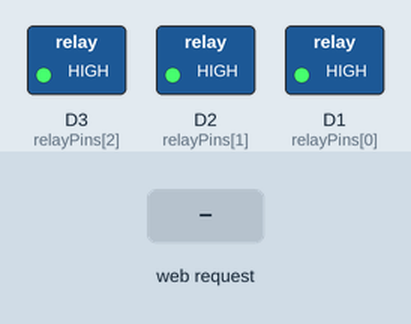
Bench run of a sketch on a simulated ESP8266 (NodeMCU). Shown: switched loads named in the sketch (green lamp = pin HIGH). Inputs (shaded band) come from the test bench. WiFi joins after 1.5 s; servers stay silent unless stated.

Above: at 2.7 s.
2.8 s: HTTP request GET /toggle1 received
At 4.0 s:
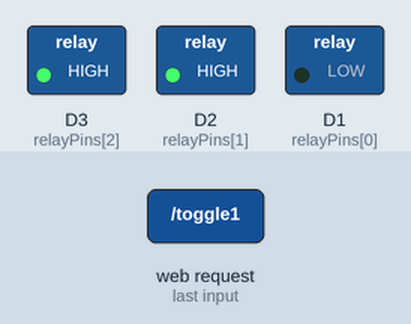
4.3 s: HTTP request GET /toggle2 received
At 5.1 s:
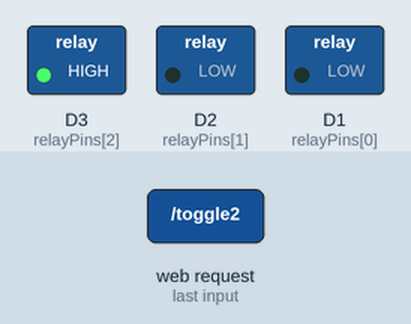
5.8 s: HTTP request GET /toggle3 received
At 6.2 s:
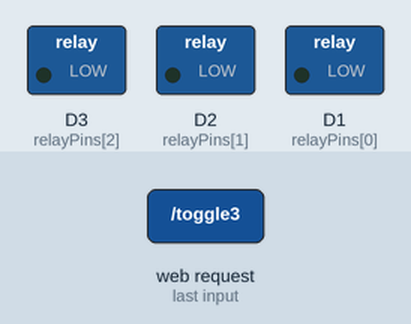
7.3 s: HTTP request GET /toggle1 received
At 8.5 s:
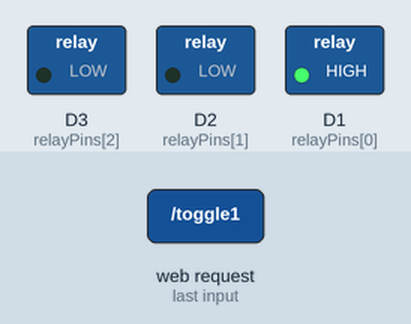
8.8 s: HTTP request GET /toggle2 received
At 9.7 s:
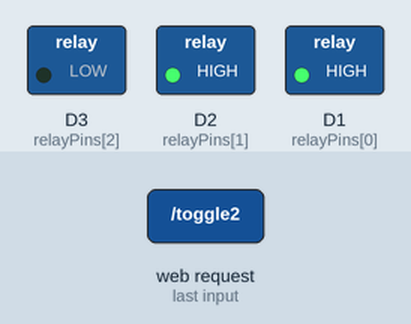
Timing chart, 0 to 11.3 s (numbered marks = the images above; inputs shaded):
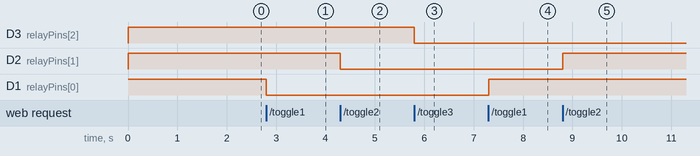

The sketch:

Aperture_Smart_Relay.ino
```cpp
#include <ESP8266WiFi.h>
#include <ESP8266WebServer.h>

const char* ssid = "TVOJE_WIFI_NAZEV";
const char* password = "TVOJE_HESLO";

ESP8266WebServer server(80);

const int relayPins[3] = { D1, D2, D3 };
bool relayState[3] = { false, false, false };

String jsonState() {
  String s = "{";
  for (int i = 0; i < 3; ++i) {
    s += "\"relay";
    s += String(i+1);
    s += "\":";
    s += (relayState[i] ? "true" : "false");
    if (i < 2) s += ",";
  }
  s += "}";
  return s;
}

void handleRoot() {
  String html = R"rawliteral(
<!doctype html>
<html lang="cs">
<head>
<meta charset="utf-8">
<meta name="viewport" content="width=device-width,initial-scale=1">
<title>Ovládání zásuvek</title>
<link href="https://fonts.googleapis.com/css2?family=Inter:wght@300;400;600;700&display=swap" rel="stylesheet">
<style>
:root{
  --bg-1:#07101a;
  --bg-2:#071a2a;
  --muted:#9aa6b2;
  --accent:#00b0ff;
  --ok:#1fbf6b;
  --err:#ff6b6b;
  --switch-w:120px;
  --switch-h:40px;
  --knob-size:34px;
  --pad:3px;
}
*{box-sizing:border-box}
html,body{height:100%}
body{margin:0;font-family:Inter,system-ui,Segoe UI,Roboto,Arial;background:linear-gradient(180deg,var(--bg-1) 0%, var(--bg-2) 100%);color:#e6f0f6;display:flex;align-items:center;justify-content:center;padding:20px}
.wrapper{width:100%;max-width:980px}
.header{display:flex;align-items:center;justify-content:space-between;gap:12px;margin-bottom:16px}
.brand{display:flex;align-items:center;gap:12px}
.logo{width:48px;height:48px;border-radius:10px;background:linear-gradient(135deg,var(--accent),#6be0ff);display:flex;align-items:center;justify-content:center;font-weight:700;color:#04202a;box-shadow:0 8px 24px rgba(0,176,255,0.10)}
.title{font-size:18px;font-weight:600}
.subtitle{font-size:13px;color:var(--muted)}
.net{font-size:13px;color:var(--muted);text-align:right}
.grid{display:grid;grid-template-columns:repeat(3,1fr);gap:12px}
.card{background:linear-gradient(180deg,rgba(255,255,255,0.02),rgba(255,255,255,0.01));border-radius:12px;padding:14px;border:1px solid rgba(255,255,255,0.03);backdrop-filter:blur(6px);box-shadow:0 8px 24px rgba(2,8,18,0.6)}
.device-title{font-size:15px;margin:0 0 8px 0;color:#dff6ff}
.row{display:flex;align-items:center;justify-content:space-between;gap:12px}
.info{display:flex;flex-direction:column;min-width:0}
.small{font-size:12px;color:var(--muted)}
.state{font-weight:700;font-size:15px;margin-top:6px;white-space:nowrap;overflow:hidden;text-overflow:ellipsis}
.switch{
  width:var(--switch-w);
  height:var(--switch-h);
  position:relative;
  border-radius:999px;
  background:linear-gradient(90deg, rgba(255,255,255,0.02), rgba(255,255,255,0.01));
  padding:var(--pad);
  display:block;
  cursor:pointer;
  border:1px solid rgba(255,255,255,0.04);
  flex:0 0 auto;
  -webkit-tap-highlight-color: transparent;
}
.switch-track{
  position:absolute;
  inset:var(--pad);
  border-radius:999px;
  background:transparent;
  display:block;
}
.knob{
  position:absolute;
  top:50%;
  left:var(--pad);
  width:var(--knob-size);
  height:var(--knob-size);
  transform:translateY(-50%);
  border-radius:50%;
  background:linear-gradient(180deg,#ffffff,#dff6ff);
  box-shadow:0 6px 18px rgba(2,8,18,0.6);
  transition:left .20s cubic-bezier(.2,.9,.3,1), box-shadow .18s;
  z-index:2;
  border:1px solid rgba(0,0,0,0.08);
}
.switch.on{
  background:linear-gradient(90deg, rgba(0,176,255,0.12), rgba(31,191,107,0.06));
  box-shadow:0 10px 30px rgba(0,176,255,0.06);
}
.switch.on .knob{
  left: calc(100% - var(--knob-size) - var(--pad));
  box-shadow:0 12px 36px rgba(0,176,255,0.18);
}
.hint{font-size:12px;color:var(--muted);margin-top:8px}
.footer{margin-top:12px;color:var(--muted);font-size:13px;text-align:center}
@media (max-width:880px){.grid{grid-template-columns:repeat(2,1fr)}}
@media (max-width:560px){.grid{grid-template-columns:1fr}.header{flex-direction:column;align-items:flex-start;gap:8px}.net{text-align:left}}
</style>
</head>
<body>
<div class="wrapper">
  <div class="header">
    <div class="brand">
      <div class="logo">R</div>
      <div>
        <div class="title">Ovládání zásuvek</div>
        <div class="subtitle">Rychlé a bezpečné ovládání tří relé</div>
      </div>
    </div>
    <div class="net" id="net">—</div>
  </div>

  <div class="grid">
    <div class="card">
      <h3 class="device-title">Zásuvka 1</h3>
      <div class="row">
        <div class="info">
          <div class="small">Stav</div>
          <div id="label1" class="state">—</div>
        </div>
        <div id="sw1" class="switch" role="button" tabindex="0" aria-pressed="false">
          <span class="switch-track"></span>
          <span class="knob"></span>
        </div>
      </div>
    </div>

    <div class="card">
      <h3 class="device-title">Zásuvka 2</h3>
      <div class="row">
        <div class="info">
          <div class="small">Stav</div>
          <div id="label2" class="state">—</div>
        </div>
        <div id="sw2" class="switch" role="button" tabindex="0" aria-pressed="false">
          <span class="switch-track"></span>
          <span class="knob"></span>
        </div>
      </div>
    </div>

    <div class="card">
      <h3 class="device-title">Zásuvka 3</h3>
      <div class="row">
        <div class="info">
          <div class="small">Stav</div>
          <div id="label3" class="state">—</div>
        </div>
        <div id="sw3" class="switch" role="button" tabindex="0" aria-pressed="false">
          <span class="switch-track"></span>
          <span class="knob"></span>
        </div>
      </div>
      <div class="hint">Interval aktualizace: 3 s</div>
    </div>
  </div>

  <div class="footer">Verze rozhraní 1.0 • Připojte se k zařízení pro ovládání</div>
</div>

<script>
const sw = [document.getElementById('sw1'),document.getElementById('sw2'),document.getElementById('sw3')];
const lbl = [document.getElementById('label1'),document.getElementById('label2'),document.getElementById('label3')];
const net = document.getElementById('net');

function apply(i, state){
  if(state){
    sw[i].classList.add('on');
    sw[i].setAttribute('aria-pressed','true');
    lbl[i].textContent = '● Zapnuto';
    lbl[i].style.color = getComputedStyle(document.documentElement).getPropertyValue('--ok') || '#1fbf6b';
  } else {
    sw[i].classList.remove('on');
    sw[i].setAttribute('aria-pressed','false');
    lbl[i].textContent = '○ Vypnuto';
    lbl[i].style.color = getComputedStyle(document.documentElement).getPropertyValue('--err') || '#ff6b6b';
  }
}

async function fetchState(){
  try{
    const r = await fetch('/state');
    if(!r.ok) throw 0;
    const j = await r.json();
    apply(0, !!j.relay1);
    apply(1, !!j.relay2);
    apply(2, !!j.relay3);
    const ss = j.ssid || '';
    const ip = j.ip || '';
    net.textContent = ss ? ss + ' • ' + ip : ip || 'Nepřipojeno';
  }catch(e){
    net.textContent = 'Offline';
    apply(0,false); apply(1,false); apply(2,false);
  }
}

async function toggle(i){
  try{
    const res = await fetch('/toggle' + (i+1), { method:'POST' });
    if(!res.ok) return;
    const j = await res.json();
    apply(i, !!j['relay' + (i+1)]);
  }catch(e){}
}

sw.forEach((el, idx) => {
  el.addEventListener('click', ()=> toggle(idx));
  el.addEventListener('keydown', (e)=> { if(e.key==='Enter' || e.key===' ') { e.preventDefault(); toggle(idx); } });
});

fetchState();
setInterval(fetchState, 3000);
</script>
</body>
</html>
)rawliteral";

  server.send(200, "text/html", html);
}

void handleState() {
  String s = "{";
  s += "\"relay1\":"; s += (relayState[0] ? "true" : "false"); s += ",";
  s += "\"relay2\":"; s += (relayState[1] ? "true" : "false"); s += ",";
  s += "\"relay3\":"; s += (relayState[2] ? "true" : "false"); s += ",";
  s += "\"ssid\":\""; s += WiFi.SSID(); s += "\",";
  s += "\"ip\":\""; s += WiFi.localIP().toString(); s += "\"";
  s += "}";
  server.send(200, "application/json", s);
}

void handleToggle(int idx) {
  relayState[idx] = !relayState[idx];
  digitalWrite(relayPins[idx], relayState[idx] ? LOW : HIGH);
  server.send(200, "application/json", jsonState());
}

void handleToggle1() { handleToggle(0); }
void handleToggle2() { handleToggle(1); }
void handleToggle3() { handleToggle(2); }

void setup() {
  Serial.begin(115200);
  for (int i = 0; i < 3; ++i) {
    pinMode(relayPins[i], OUTPUT);
    digitalWrite(relayPins[i], HIGH);
  }

  WiFi.begin(ssid, password);
  unsigned long start = millis();
  while (WiFi.status() != WL_CONNECTED && millis() - start < 20000) {
    delay(300);
  }

  server.on("/", HTTP_GET, handleRoot);
  server.on("/state", HTTP_GET, handleState);
  server.on("/toggle1", HTTP_POST, handleToggle1);
  server.on("/toggle2", HTTP_POST, handleToggle2);
  server.on("/toggle3", HTTP_POST, handleToggle3);
  server.on("/toggle1", HTTP_GET, handleToggle1);
  server.on("/toggle2", HTTP_GET, handleToggle2);
  server.on("/toggle3", HTTP_GET, handleToggle3);
  server.begin();
}

void loop() {
  server.handleClient();
}
```

Measured:
- after the input at 2.8 s, D1 (relayPins[0]): HIGH → LOW at once
- after the input at 4.3 s, D2 (relayPins[1]): HIGH → LOW at once
- after the input at 5.8 s, D3 (relayPins[2]): HIGH → LOW at once
- after the input at 7.3 s, D1 (relayPins[0]): LOW → HIGH at once
- after the input at 8.8 s, D2 (relayPins[1]): LOW → HIGH at once
